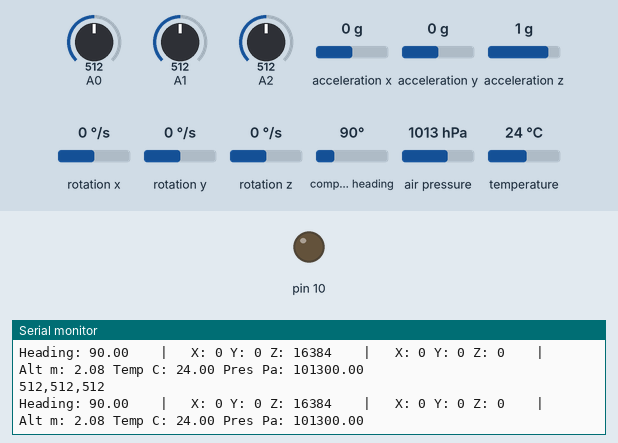
Recording of a sketch running on a simulated Arduino Uno, built with avr-gcc and run on an emulated ATmega328P. Shown: output pins drawn as LEDs (lit = HIGH), the last lines printed to the serial monitor. The inputs (shaded band) are chosen by the test bench; at power-on: A0 = 512, A1 = 512, A2 = 512, acceleration x 0 g, acceleration y 0 g, acceleration z 1 g, rotation x 0 °/s, rotation y 0 °/s, rotation z 0 °/s, compass heading 90°, air pressure 1013 hPa, temperature 24 °C. Storage starts empty.

Above: at 4.2 s.
4.3 s: A0 set to 111
At 4.6 s:
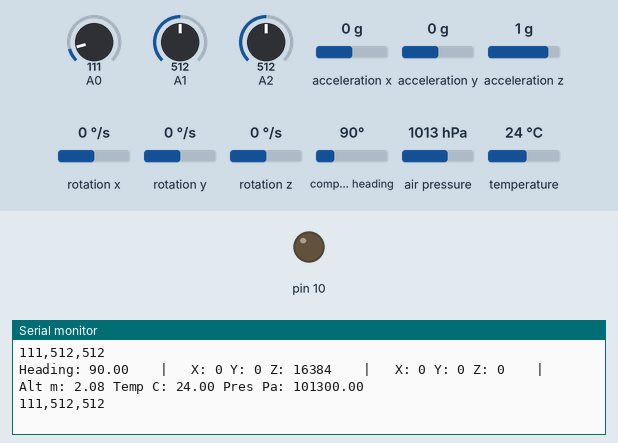
7.3 s: A0 set to 92
At 7.39 s:
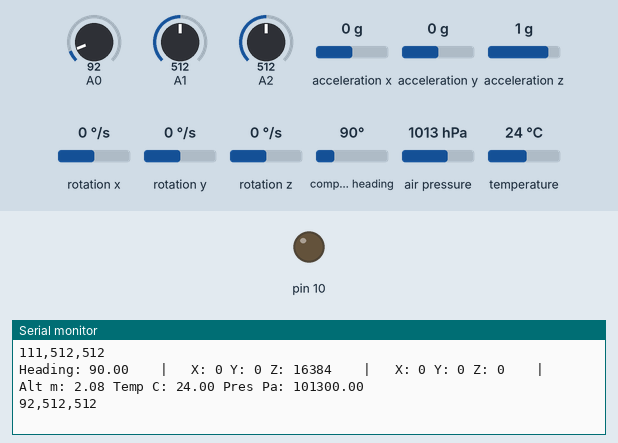
10.3 s: A1 set to 104
At 10.41 s:
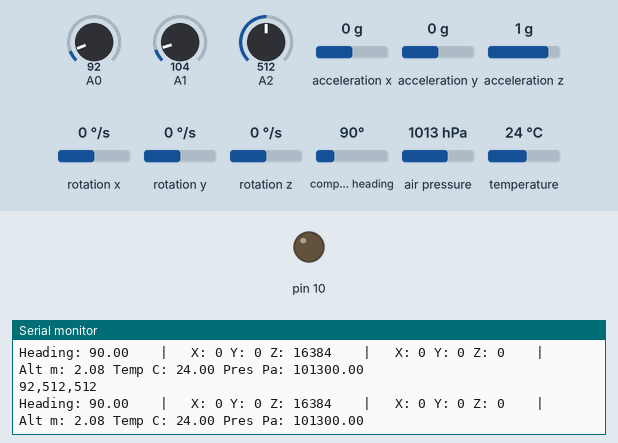
13.3 s: A1 set to 90
At 13.3 s:
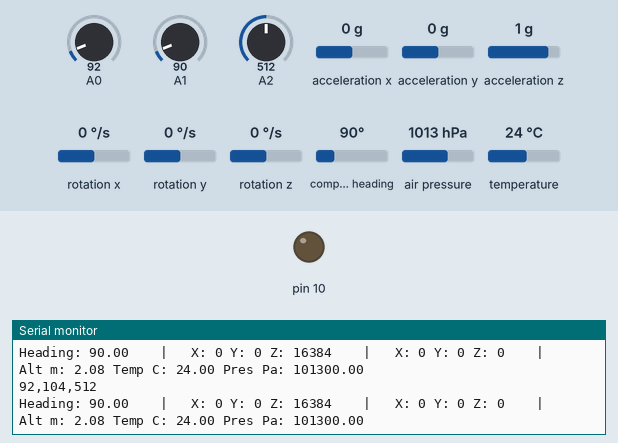
16.3 s: A2 set to 107
At 16.3 s:
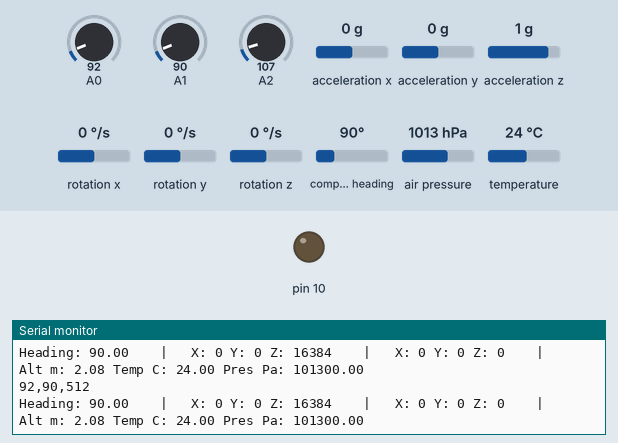
19.3 s: A2 set to 92
At 19.42 s:
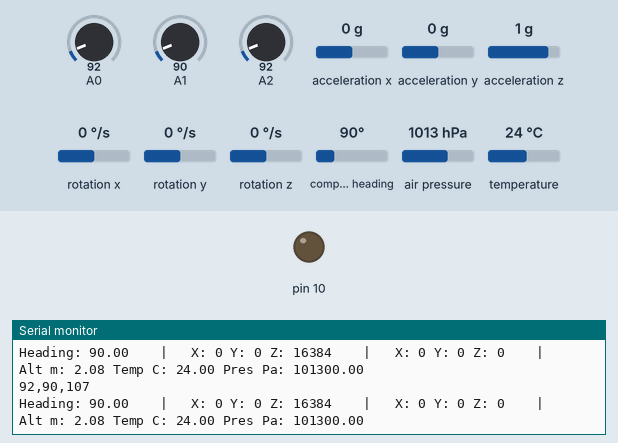
Timing chart, 0 to 22.3 s (numbered marks = the images above; inputs shaded):
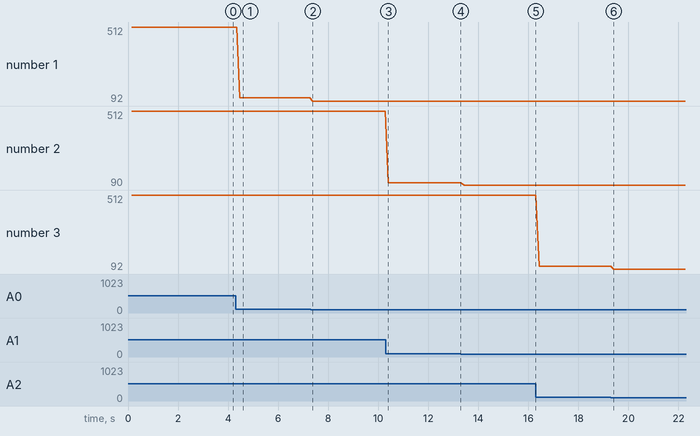

Measured:
- after the input at 4.3 s, the serial monitor: prints a new line after 0.17 s (image 1)
- after the input at 7.3 s, the serial monitor: prints a new line after 0.09 s (image 2)
- plotted number 1: 512 → 111 after the input at 4.3 s, 111 → 92 after the input at 7.3 s
- plotted number 2: 512 → 104 after the input at 10.3 s
- plotted number 3: 512 → 107 after the input at 16.3 s

The sketch:

Instruments_SD_Test__No_Custom_Libraries_.ino
```cpp
#include "SparkFunBME280.h"
#include <L3G.h>
#include <LSM303.h>
#include <SD.h>

#include <Wire.h>
#include <SPI.h>

BME280 altimeter;
L3G gyro;
LSM303 compass;

const int chipSelect = 10;

void setup() {
  Serial.begin(9600);
  Wire.begin();

  // Gyro initialization.
  gyro.init();
  gyro.enableDefault();

  // Accelerometer and Magnetometer initialization.
  compass.init();
  compass.enableDefault();

  compass.m_min = (LSM303::vector<int16_t>){-  805, - 1748, - 2332};
  compass.m_max = (LSM303::vector<int16_t>){+ 4515, + 4483, + 4265};

  // Altimeter initialization.
  altimeter.settings.commInterface = I2C_MODE;
  altimeter.settings.I2CAddress = 0x76;
  altimeter.settings.runMode = 3; // 3, Normal mode
  altimeter.settings.tStandby = 0; // 0, 0.5ms
  altimeter.settings.filter = 0; // 0, filter off
  altimeter.settings.tempOverSample = 1; //  tempOverSample  *1
  altimeter.settings.pressOverSample = 1; // pressOverSample *1
  altimeter.settings.humidOverSample = 1; // humidOverSample *1
  altimeter.begin();

  // SD initialisation
  Serial.print("Initializing SD card...");
  pinMode(10, OUTPUT);

  if (!SD.begin(chipSelect)) {
    Serial.println("Card failed, or not present");
    return;
  }
  Serial.println("card initialized.");
}

void loop() {
  compass.read();

  // Magnetometer
  /*Serial.print("M ");
  Serial.print(" X: ");
  Serial.print((int)compass.m.x);
  Serial.print(" Y: ");
  Serial.print((int)compass.m.y);
  Serial.print(" Z: ");
  Serial.println((int)compass.m.z);
  */
  float heading = compass.heading();
  Serial.print("Heading: ");
  Serial.print(heading);

  // Accelerometer
  Serial.print("  \t|\t");
  Serial.print(" X: ");
  Serial.print((int)compass.a.x);
  Serial.print(" Y: ");
  Serial.print((int)compass.a.y);
  Serial.print(" Z: ");
  Serial.print((int)compass.a.z);

  // Gyro
  gyro.read();
  Serial.print("  \t|\t");
  Serial.print(" X: ");
  Serial.print((int)gyro.g.x);
  Serial.print(" Y: ");
  Serial.print((int)gyro.g.y);
  Serial.print(" Z: ");
  Serial.print((int)gyro.g.z);

  // Altimeter
  Serial.print("  \t|\tAlt m: ");
  Serial.print(altimeter.readFloatAltitudeMeters(), 2);
  Serial.print(" Temp C: ");
  Serial.print(altimeter.readTempC(), 2);
  Serial.print(" Pres Pa: ");
  Serial.print(altimeter.readFloatPressure(), 2);
  /*Serial.print("%RH: ");
  Serial.print(altimeter.readFloatHumidity(), 2);*/

  Serial.println();

  // SD Logging
  String dataString = "";

  for (int analogPin = 0; analogPin < 3; analogPin++) {
    int sensor = analogRead(analogPin);
    dataString += String(sensor);
    if (analogPin < 2) {
      dataString += ",";
    }
  }

  File dataFile = SD.open("datalog.txt", FILE_WRITE);

  if (dataFile) {
    dataFile.println(dataString);
    dataFile.close();
    Serial.println(dataString);
  }
  else {
    Serial.println("error opening datalog.txt");
  }

  delay(50);
}
```
